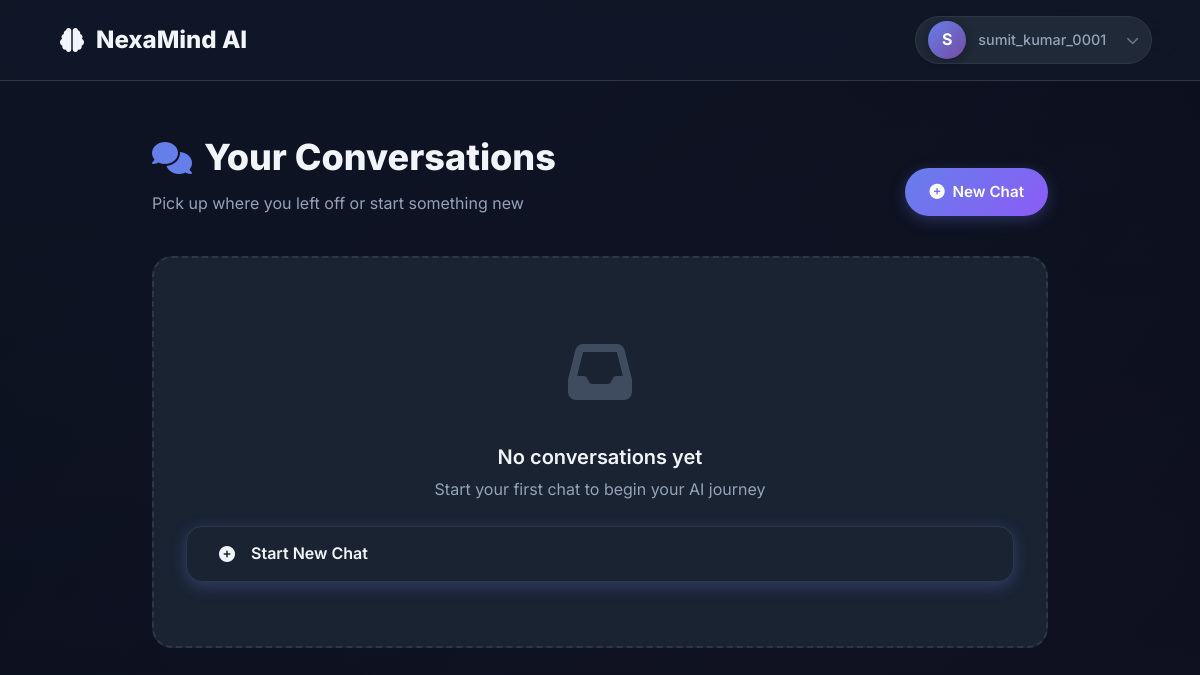
The app's page / (signed in), older data.
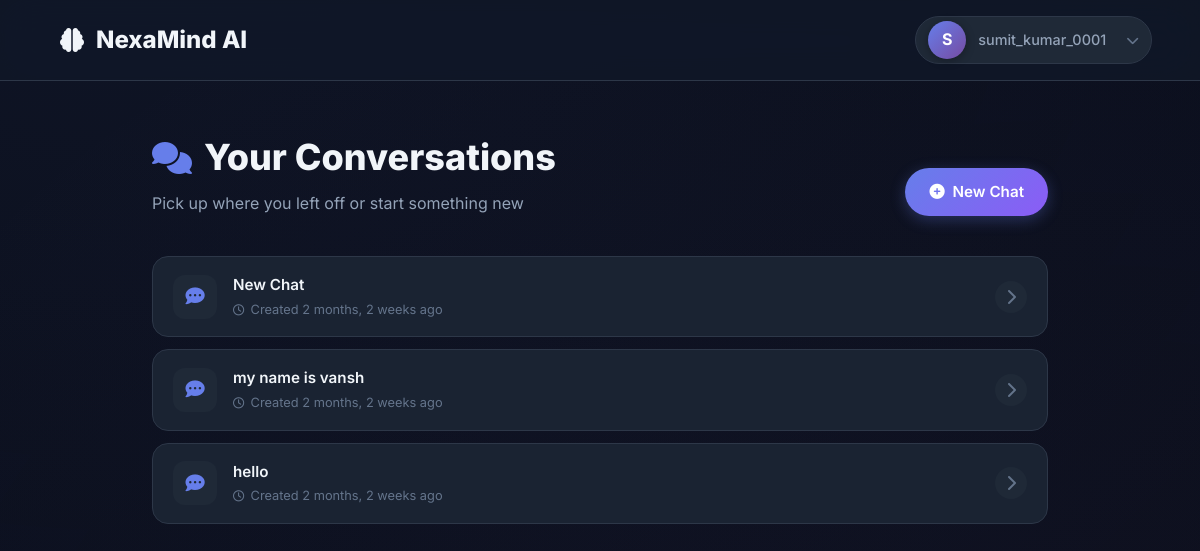
The same page, newer data.
### chating/models.py (models this page shows, shortened)
class Conversation(models.Model):
    user = models.ForeignKey(User, on_delete=models.CASCADE, related_name="conversations")
    title = models.CharField(max_length=100, default="New Chat")
    created_at = models.DateTimeField(auto_now_add=True)
    class Meta:
        ordering = ["-created_at"]  # newest chat first in the sidebar

### chating/views.py (the view)
# urls.py: 2. Add a URL to urlpatterns:  path('', views.home, name='home')
@login_required
def home(request):
    conversations = Conversation.objects.filter(user=request.user)
    return render(request, "chating/home.html", {"conversations": conversations})

### chating/templates/chating/home.html (shortened to what this page needs)
{% extends 'main.html' %}
{% block content %}
<div class="home-shell">
    <header class="home-nav">
        <div class="brand-mark">
            <i class="fas fa-brain"></i>
            NexaMind AI
        </div>
        <div class="nav-controls">
            <div class="nav-profile">
                <div class="profile-avatar" style="background: linear-gradient(135deg, #667eea, #764ba2);">
                    {{ request.user.username|slice:":1"|upper }}
                </div>
                <span class="profile-name">{{ request.user.username }}</span>
                <div class="profile-dropdown">
                    <button class="dropdown-trigger" onclick="toggleDropdown(event)">
                        <i class="fas fa-chevron-down"></i>
                    </button>
                </div>
            </div>
        </div>
    </header>
    <div class="container">
        <div class="container-head">
            <div>
                <h1 class="title_head">
                    <i class="fas fa-comments"></i> Your Conversations
                </h1>
                <p class="subtitle">Pick up where you left off or start something new</p>
            </div>
            <a href="{% url 'new_chat' %}" class="new-chat-btn">
                <i class="fas fa-plus-circle"></i>
                <span>New Chat</span>
            </a>
        </div>
        <ul class="chat-list">
            {% for c in conversations %}
                <li>
                    <a href="{% url 'chat_room' c.id %}">
                        <span class="chat-icon">
                            <i class="fas fa-comment-dots"></i>
                        </span>
                        <span class="chat-info">
                            <span class="chat-title">{{ c.title }}</span>
                            <span class="chat-meta">
                                <i class="far fa-clock"></i>
                                Created {{ c.created_at|timesince }} ago
                            </span>
                        </span>
                        <span class="chat-arrow">
                            <i class="fas fa-chevron-right"></i>
                        </span>
                    </a>
                </li>
            {% empty %}
                <li class="empty-state">
                    <div class="empty-icon">
                        <i class="fas fa-inbox"></i>
                    </div>
                    <p class="empty-title">No conversations yet</p>
                    <p class="empty-subtitle">Start your first chat to begin your AI journey</p>
                    <a href="{% url 'new_chat' %}" class="new-chat-btn primary">
                        <i class="fas fa-plus-circle"></i> Start New Chat
                    </a>
                </li>
            {% endfor %}
        </ul>
    </div>
</div>
{% endblock %}

### templates/main.html (shortened to what this page needs)
<!DOCTYPE html>
<html lang="en" data-theme="dark">
<head>
    {% load static %}
    <link rel="stylesheet" href="{% static 'css/style.css' %}">
    <link rel="stylesheet" href="https://cdnjs.cloudflare.com/ajax/libs/font-awesome/6.5.0/css/all.min.css">
</head>
<body>
    {% block content %}
    {% endblock %}
</body>
</html>

Row changes from the older to the newer data that the page shows:
added Conversation: title "New Chat", created_at "2 months, 2 weeks"
added Conversation: title "my name is vansh", created_at "2 months, 2 weeks"
added Conversation: title "hello", created_at "2 months, 2 weeks"
Text that changed along with them:
text no longer shown: "No conversations yet Start your first chat to begin your AI journey Start New Chat"
